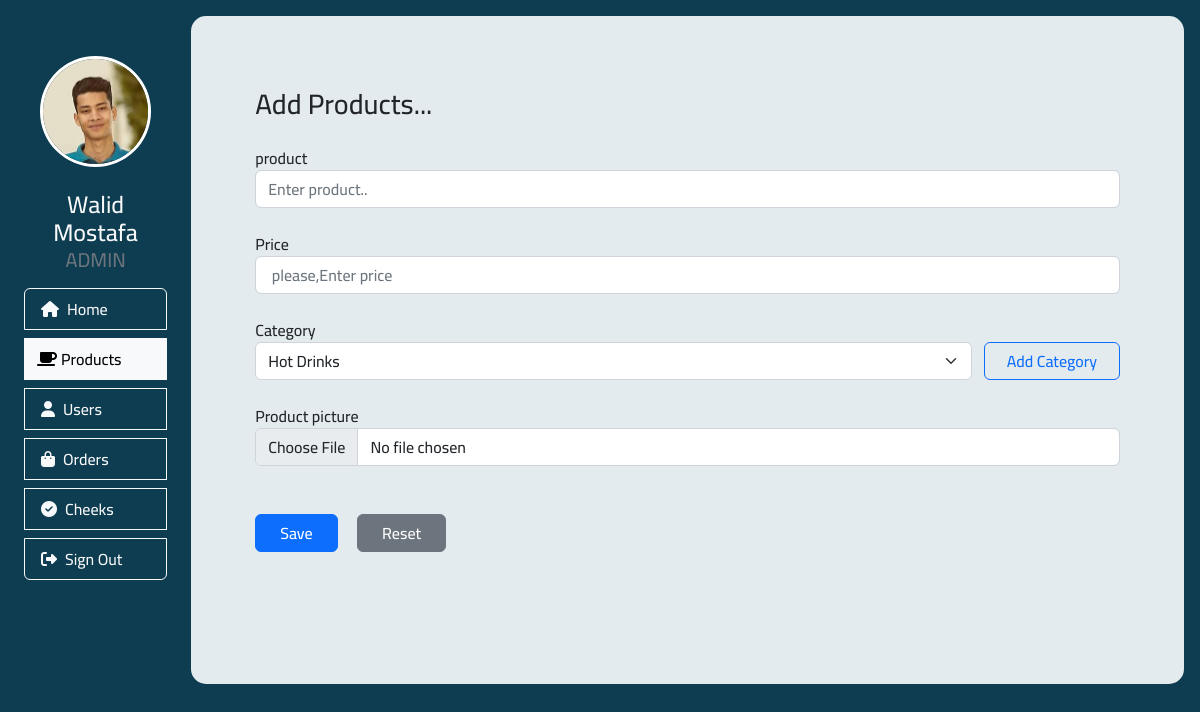
The page /Add_Product.php (signed in) on the database its author committed.
### tables this page shows
CREATE TABLE `users` (
  `id` int(11) NOT NULL,
  `name` varchar(50) NOT NULL,
  `email` varchar(50) NOT NULL,
  `password` varchar(50) NOT NULL,
  `room` varchar(50) NOT NULL,
  `type` varchar(50) NOT NULL,
  `picture` varchar(225) DEFAULT NULL
);

### Add_Product.php (the view, shortened to what this page needs)
<!DOCTYPE html>
<html lang="en">
<head>
    <link href="https://cdn.jsdelivr.net/npm/bootstrap@5.2.3/dist/css/bootstrap.min.css" rel="stylesheet" />
    <link rel="stylesheet" href="https://cdnjs.cloudflare.com/ajax/libs/font-awesome/6.2.1/css/all.min.css" />
    <link rel="stylesheet" href="Assets/Styles/style_main.css">
</head>
<body>
    <?php
        $user_id = $_COOKIE["user_id"];
        $conn = new PDO('mysql:host=localhost;dbname=coffee_shop', 'root', '');
        $query = "SELECT * FROM users";
        $sql = $conn->prepare($query);
        $sql->execute();
        $all_users = $sql->fetchAll(PDO::FETCH_ASSOC);
        foreach($all_users as $user){
            if($user['id'] == $user_id){
                $user_name = $user['name'];
                $user_pic = $user['picture'];
            }
        }
    ?>
    <div class="m-0 p-3 h-100 w-100 d-flex">
        <div class="right_side_style pe-3 pt-3 pt-lg-2">
            <div class="user_info_style p-lg-2">
                <div class="p-3 pt-4 img-style">
                    <img src="Assets/Images/Users/<?php echo $user_pic; ?>" alt="User Picture" class="rounded-circle w-100" style="border: 3px solid white;">
                </div>
                <h4 class="mt-2 m-0 text-light d-none d-lg-block text-center"><?php echo $user_name; ?></h4>
                <h5 class="m-0 text-secondary d-none d-lg-block text-center">ADMIN</h5>
            </div>
            <div class="btn-group-vertical w-100 pt-4 pt-lg-1 p-2">
                <a href="Admin_Home.php" class="btn btn-outline-light text-start p-2 my-1"><i class="fa-solid fa-house mx-2"></i><span class="d-none d-lg-inline">Home</span></a>
                <a href="Add_Product.php" class="btn btn-outline-light text-start p-2 my-1 active"><i class="fa-solid fa-mug-saucer mx-1"></i><span class="d-none d-lg-inline">Products</span></a>
                <a href="All_Users.php" class="btn btn-outline-light text-start p-2 my-1"><i class="fa-solid fa-user mx-2"></i><span class="d-none d-lg-inline">Users</span></a>
                <a href="Admin_Orders.php" class="btn btn-outline-light text-start p-2 my-1"><i class="fa-solid fa-bag-shopping mx-2"></i><span class="d-none d-lg-inline">Orders</span></a>
                <a href="Cheeks.php" class="btn btn-outline-light text-start p-2 my-1"><i class="fa-solid fa-circle-check mx-2"></i><span class="d-none d-lg-inline">Cheeks</span></a>
                <a href="Login.php" class="btn btn-outline-light text-start p-2 my-1"><i class="fa-solid fa-right-from-bracket mx-2"></i><span class="d-none d-lg-inline">Sign Out</span></a>
            </div>
        </div>
        <div class="main_section_style m-0 p-3">
            <div class="container mt-2 p-5">
                <h3>Add Products...</h3>
                <form action="form.php" method="post" enctype="multipart/form-data">
                    <div class="mb-4 mt-4">
                        <label for="name" class="fs-6">product</label>
                        <input type="text" class="form-control" id="name" placeholder="Enter product.." name="product" required>
                    </div>
                    <div class="mb-4 mt-4">
                        <label for="num" class="fs-6">Price</label>
                        <input type="number" class="form-control" id="num" placeholder=" please,Enter price" name="price" required>
                    </div>
                    <div class="row">
                        <div class="col-10">
                    <label for="cat" class="fs-6">Category</label>
                    <select id="cat" class="form-select" aria-label="Default select example" name="category">
                        <?php
                           $con = new PDO('mysql:host=localhost;dbname=coffee_shop', 'root', '');
                            $stmt = $con->prepare("SELECT * FROM category");
                            $stmt->execute();
                            $categories = $stmt->fetchAll(PDO::FETCH_ASSOC);
                            foreach ($categories as $category) {
                                echo '<option value="'.$category['id'].'">'.$category['name'].'</option>';
                            }
                        ?>
                    </select>
                </div>
                        <div class="col-2 mt-4 d-flex justify-content-end ps-0">
                            <a href="Add_Category.php" class="w-100"><button type="button" class="btn btn-outline-primary w-100">Add Category</button></a>
                        </div>
                    </div>
                    <div class="mb-4 mt-4">
                        <label for="pro" class="fs-6">Product picture</label>
                        <input type="file" class="form-control" id="pro" name="product_picture" required>
                    </div>
                    <br>
                    <button type="submit" class="btn btn-primary px-4 me-3" name="submit">Save</button>
                    <button type="reset" class="btn btn-secondary px-4" name="reset">Reset</button>
                </form>
            </div>
        </div>
    </div>
</body>
</html>

### Assets/Styles/style_main.css (style rules this page uses)
body { background-color: rgb(14, 60, 80); height: 700px; }
.right_side_style { width: 15%; }
.main_section_style { width: 85%; margin: 10px; border-radius: 15px; background-color: rgb(227, 235, 238); }
body { font-family: NotoSerif; }

### rows shown on the page
users: picture (picture), name "Walid Mostafa"

### other values the page prints
form field category "Hot Drinks"
